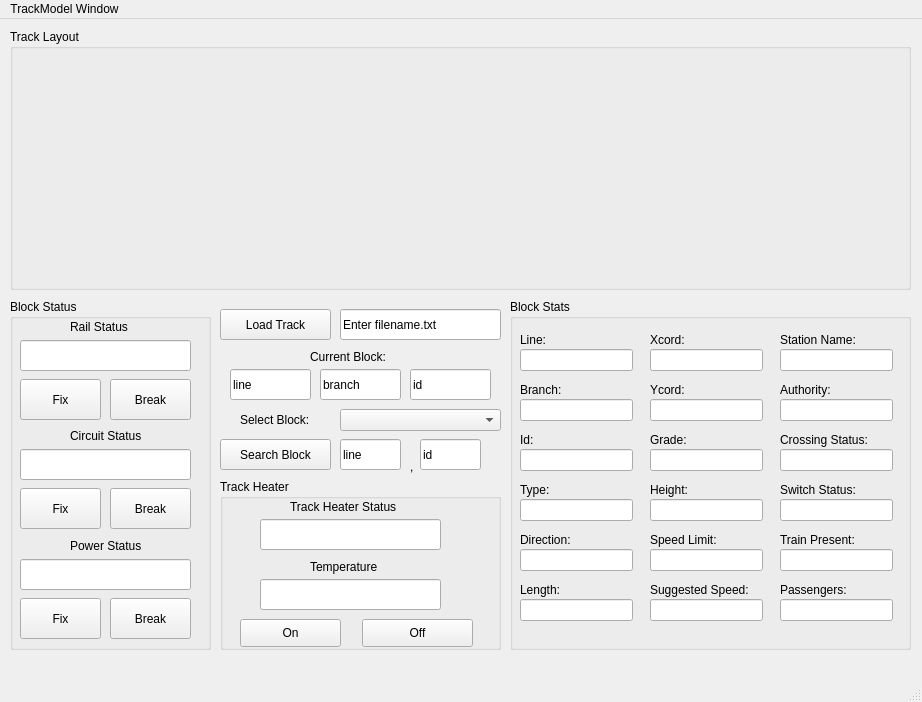
<?xml version="1.0" encoding="UTF-8"?>
<ui version="4.0">
 <class>TrackModel</class>
 <widget class="QMainWindow" name="TrackModel">
  <property name="geometry">
   <rect>
    <x>0</x>
    <y>0</y>
    <width>922</width>
    <height>702</height>
   </rect>
  </property>
  <property name="windowTitle">
   <string>TrackModel</string>
  </property>
  <widget class="QWidget" name="centralwidget">
   <widget class="QGroupBox" name="trackLayoutGroupBox">
    <property name="geometry">
     <rect>
      <x>10</x>
      <y>10</y>
      <width>901</width>
      <height>261</height>
     </rect>
    </property>
    <property name="title">
     <string>Track Layout</string>
    </property>
   </widget>
   <widget class="QGroupBox" name="blockStatusGroupBox">
    <property name="geometry">
     <rect>
      <x>10</x>
      <y>280</y>
      <width>201</width>
      <height>351</height>
     </rect>
    </property>
    <property name="title">
     <string>Block Status</string>
    </property>
    <widget class="QPushButton" name="railStatusFixButton">
     <property name="geometry">
      <rect>
       <x>10</x>
       <y>80</y>
       <width>81</width>
       <height>41</height>
      </rect>
     </property>
     <property name="text">
      <string>Fix</string>
     </property>
    </widget>
    <widget class="QPushButton" name="railStatusBreakButton">
     <property name="geometry">
      <rect>
       <x>100</x>
       <y>80</y>
       <width>81</width>
       <height>41</height>
      </rect>
     </property>
     <property name="text">
      <string>Break</string>
     </property>
    </widget>
    <widget class="QLabel" name="railStatusLabel">
     <property name="geometry">
      <rect>
       <x>60</x>
       <y>20</y>
       <width>71</width>
       <height>16</height>
      </rect>
     </property>
     <property name="text">
      <string>Rail Status</string>
     </property>
    </widget>
    <widget class="QLineEdit" name="railStatusTextBox">
     <property name="geometry">
      <rect>
       <x>10</x>
       <y>41</y>
       <width>171</width>
       <height>31</height>
      </rect>
     </property>
     <property name="text">
      <string/>
     </property>
    </widget>
    <widget class="QPushButton" name="circuitStatusFix">
     <property name="geometry">
      <rect>
       <x>10</x>
       <y>189</y>
       <width>81</width>
       <height>41</height>
      </rect>
     </property>
     <property name="text">
      <string>Fix</string>
     </property>
    </widget>
    <widget class="QLabel" name="circuitStatusLabel">
     <property name="geometry">
      <rect>
       <x>60</x>
       <y>129</y>
       <width>81</width>
       <height>16</height>
      </rect>
     </property>
     <property name="text">
      <string>Circuit Status</string>
     </property>
    </widget>
    <widget class="QPushButton" name="circuitStatusBreak">
     <property name="geometry">
      <rect>
       <x>100</x>
       <y>189</y>
       <width>81</width>
       <height>41</height>
      </rect>
     </property>
     <property name="text">
      <string>Break</string>
     </property>
    </widget>
    <widget class="QLineEdit" name="circuitStatusTextBox">
     <property name="geometry">
      <rect>
       <x>10</x>
       <y>150</y>
       <width>171</width>
       <height>31</height>
      </rect>
     </property>
     <property name="text">
      <string/>
     </property>
    </widget>
    <widget class="QLineEdit" name="powerStatusTextBox">
     <property name="geometry">
      <rect>
       <x>10</x>
       <y>260</y>
       <width>171</width>
       <height>31</height>
      </rect>
     </property>
     <property name="text">
      <string/>
     </property>
    </widget>
    <widget class="QPushButton" name="powerStatusBreak">
     <property name="geometry">
      <rect>
       <x>100</x>
       <y>299</y>
       <width>81</width>
       <height>41</height>
      </rect>
     </property>
     <property name="text">
      <string>Break</string>
     </property>
    </widget>
    <widget class="QLabel" name="powerStatusLabel">
     <property name="geometry">
      <rect>
       <x>60</x>
       <y>239</y>
       <width>81</width>
       <height>16</height>
      </rect>
     </property>
     <property name="text">
      <string>Power Status</string>
     </property>
    </widget>
    <widget class="QPushButton" name="powerStatusFix">
     <property name="geometry">
      <rect>
       <x>10</x>
       <y>299</y>
       <width>81</width>
       <height>41</height>
      </rect>
     </property>
     <property name="text">
      <string>Fix</string>
     </property>
    </widget>
   </widget>
   <widget class="QPushButton" name="loadTrackButton">
    <property name="geometry">
     <rect>
      <x>220</x>
      <y>290</y>
      <width>111</width>
      <height>31</height>
     </rect>
    </property>
    <property name="text">
     <string>Load Track</string>
    </property>
   </widget>
   <widget class="QPushButton" name="searchBlockButton">
    <property name="geometry">
     <rect>
      <x>220</x>
      <y>420</y>
      <width>111</width>
      <height>31</height>
     </rect>
    </property>
    <property name="text">
     <string>Search Block</string>
    </property>
   </widget>
   <widget class="QLineEdit" name="loadTrackTextBox">
    <property name="geometry">
     <rect>
      <x>340</x>
      <y>290</y>
      <width>161</width>
      <height>31</height>
     </rect>
    </property>
    <property name="text">
     <string>Enter filename.txt</string>
    </property>
   </widget>
   <widget class="QLineEdit" name="searchBlockTextBoxLine">
    <property name="geometry">
     <rect>
      <x>340</x>
      <y>420</y>
      <width>61</width>
      <height>31</height>
     </rect>
    </property>
    <property name="text">
     <string>line</string>
    </property>
   </widget>
   <widget class="QLabel" name="currentBlockLabel">
    <property name="geometry">
     <rect>
      <x>310</x>
      <y>330</y>
      <width>141</width>
      <height>16</height>
     </rect>
    </property>
    <property name="text">
     <string>Current Block:</string>
    </property>
   </widget>
   <widget class="QLineEdit" name="currentBlockTextBoxLine">
    <property name="geometry">
     <rect>
      <x>230</x>
      <y>350</y>
      <width>81</width>
      <height>31</height>
     </rect>
    </property>
    <property name="text">
     <string>line</string>
    </property>
   </widget>
   <widget class="QLabel" name="selectBlockLabel">
    <property name="geometry">
     <rect>
      <x>240</x>
      <y>390</y>
      <width>91</width>
      <height>21</height>
     </rect>
    </property>
    <property name="text">
     <string>Select Block:</string>
    </property>
   </widget>
   <widget class="QComboBox" name="selectBlockDropdownBox">
    <property name="geometry">
     <rect>
      <x>340</x>
      <y>390</y>
      <width>161</width>
      <height>22</height>
     </rect>
    </property>
   </widget>
   <widget class="QGroupBox" name="trackHeaterGroupBox">
    <property name="geometry">
     <rect>
      <x>220</x>
      <y>460</y>
      <width>281</width>
      <height>171</height>
     </rect>
    </property>
    <property name="title">
     <string>Track Heater</string>
    </property>
    <widget class="QLabel" name="trackHeaterStatusLabel">
     <property name="geometry">
      <rect>
       <x>70</x>
       <y>20</y>
       <width>121</width>
       <height>16</height>
      </rect>
     </property>
     <property name="text">
      <string>Track Heater Status</string>
     </property>
    </widget>
    <widget class="QLineEdit" name="trackHeaterStatusTextBox">
     <property name="geometry">
      <rect>
       <x>40</x>
       <y>40</y>
       <width>181</width>
       <height>31</height>
      </rect>
     </property>
     <property name="text">
      <string/>
     </property>
    </widget>
    <widget class="QLabel" name="trackHeaterTemperatureLabel">
     <property name="geometry">
      <rect>
       <x>90</x>
       <y>80</y>
       <width>121</width>
       <height>16</height>
      </rect>
     </property>
     <property name="text">
      <string>Temperature</string>
     </property>
    </widget>
    <widget class="QLineEdit" name="trackHeaterTemperatureTextBox">
     <property name="geometry">
      <rect>
       <x>40</x>
       <y>100</y>
       <width>181</width>
       <height>31</height>
      </rect>
     </property>
     <property name="text">
      <string/>
     </property>
    </widget>
    <widget class="QPushButton" name="trackHeaterOnButton">
     <property name="geometry">
      <rect>
       <x>20</x>
       <y>140</y>
       <width>101</width>
       <height>28</height>
      </rect>
     </property>
     <property name="text">
      <string>On</string>
     </property>
    </widget>
    <widget class="QPushButton" name="trackHeaterOffButton">
     <property name="geometry">
      <rect>
       <x>142</x>
       <y>140</y>
       <width>111</width>
       <height>28</height>
      </rect>
     </property>
     <property name="text">
      <string>Off</string>
     </property>
    </widget>
   </widget>
   <widget class="QGroupBox" name="groupBox">
    <property name="geometry">
     <rect>
      <x>510</x>
      <y>280</y>
      <width>401</width>
      <height>351</height>
     </rect>
    </property>
    <property name="title">
     <string>Block Stats</string>
    </property>
    <widget class="QLabel" name="lineLabel">
     <property name="geometry">
      <rect>
       <x>10</x>
       <y>30</y>
       <width>55</width>
       <height>21</height>
      </rect>
     </property>
     <property name="text">
      <string>Line:</string>
     </property>
    </widget>
    <widget class="QLineEdit" name="lineTextBox">
     <property name="geometry">
      <rect>
       <x>10</x>
       <y>50</y>
       <width>113</width>
       <height>22</height>
      </rect>
     </property>
    </widget>
    <widget class="QLabel" name="branchLabel">
     <property name="geometry">
      <rect>
       <x>10</x>
       <y>80</y>
       <width>55</width>
       <height>21</height>
      </rect>
     </property>
     <property name="text">
      <string>Branch:</string>
     </property>
    </widget>
    <widget class="QLineEdit" name="branchTextBox">
     <property name="geometry">
      <rect>
       <x>10</x>
       <y>100</y>
       <width>113</width>
       <height>22</height>
      </rect>
     </property>
    </widget>
    <widget class="QLabel" name="idLabel">
     <property name="geometry">
      <rect>
       <x>10</x>
       <y>130</y>
       <width>55</width>
       <height>21</height>
      </rect>
     </property>
     <property name="text">
      <string>Id:</string>
     </property>
    </widget>
    <widget class="QLineEdit" name="idTextBox">
     <property name="geometry">
      <rect>
       <x>10</x>
       <y>150</y>
       <width>113</width>
       <height>22</height>
      </rect>
     </property>
    </widget>
    <widget class="QLineEdit" name="typeTextBox">
     <property name="geometry">
      <rect>
       <x>10</x>
       <y>200</y>
       <width>113</width>
       <height>22</height>
      </rect>
     </property>
    </widget>
    <widget class="QLabel" name="typeLabel">
     <property name="geometry">
      <rect>
       <x>10</x>
       <y>180</y>
       <width>55</width>
       <height>21</height>
      </rect>
     </property>
     <property name="text">
      <string>Type:</string>
     </property>
    </widget>
    <widget class="QLabel" name="directionLabel">
     <property name="geometry">
      <rect>
       <x>10</x>
       <y>230</y>
       <width>55</width>
       <height>21</height>
      </rect>
     </property>
     <property name="text">
      <string>Direction:</string>
     </property>
    </widget>
    <widget class="QLineEdit" name="directionTextBox">
     <property name="geometry">
      <rect>
       <x>10</x>
       <y>250</y>
       <width>113</width>
       <height>22</height>
      </rect>
     </property>
    </widget>
    <widget class="QLineEdit" name="lengthTextBox">
     <property name="geometry">
      <rect>
       <x>10</x>
       <y>300</y>
       <width>113</width>
       <height>22</height>
      </rect>
     </property>
    </widget>
    <widget class="QLabel" name="lengthLabel">
     <property name="geometry">
      <rect>
       <x>10</x>
       <y>280</y>
       <width>55</width>
       <height>21</height>
      </rect>
     </property>
     <property name="text">
      <string>Length:</string>
     </property>
    </widget>
    <widget class="QLineEdit" name="gradeTextBox">
     <property name="geometry">
      <rect>
       <x>140</x>
       <y>150</y>
       <width>113</width>
       <height>22</height>
      </rect>
     </property>
    </widget>
    <widget class="QLabel" name="heightLabel">
     <property name="geometry">
      <rect>
       <x>140</x>
       <y>180</y>
       <width>55</width>
       <height>21</height>
      </rect>
     </property>
     <property name="text">
      <string>Height:</string>
     </property>
    </widget>
    <widget class="QLabel" name="xCordLabel">
     <property name="geometry">
      <rect>
       <x>140</x>
       <y>30</y>
       <width>55</width>
       <height>21</height>
      </rect>
     </property>
     <property name="text">
      <string>Xcord:</string>
     </property>
    </widget>
    <widget class="QLineEdit" name="xCordTextBox">
     <property name="geometry">
      <rect>
       <x>140</x>
       <y>50</y>
       <width>113</width>
       <height>22</height>
      </rect>
     </property>
    </widget>
    <widget class="QLabel" name="suggestedSpeedLabel">
     <property name="geometry">
      <rect>
       <x>140</x>
       <y>280</y>
       <width>111</width>
       <height>21</height>
      </rect>
     </property>
     <property name="text">
      <string>Suggested Speed:</string>
     </property>
    </widget>
    <widget class="QLabel" name="yCordLabel">
     <property name="geometry">
      <rect>
       <x>140</x>
       <y>80</y>
       <width>55</width>
       <height>21</height>
      </rect>
     </property>
     <property name="text">
      <string>Ycord:</string>
     </property>
    </widget>
    <widget class="QLineEdit" name="yCordTextBox">
     <property name="geometry">
      <rect>
       <x>140</x>
       <y>100</y>
       <width>113</width>
       <height>22</height>
      </rect>
     </property>
    </widget>
    <widget class="QLineEdit" name="suggestedSpeedTextBox">
     <property name="geometry">
      <rect>
       <x>140</x>
       <y>300</y>
       <width>113</width>
       <height>22</height>
      </rect>
     </property>
    </widget>
    <widget class="QLineEdit" name="heightTextBox">
     <property name="geometry">
      <rect>
       <x>140</x>
       <y>200</y>
       <width>113</width>
       <height>22</height>
      </rect>
     </property>
    </widget>
    <widget class="QLineEdit" name="speedLimitTextBox">
     <property name="geometry">
      <rect>
       <x>140</x>
       <y>250</y>
       <width>113</width>
       <height>22</height>
      </rect>
     </property>
    </widget>
    <widget class="QLabel" name="speedLimitLabel">
     <property name="geometry">
      <rect>
       <x>140</x>
       <y>230</y>
       <width>81</width>
       <height>21</height>
      </rect>
     </property>
     <property name="text">
      <string>Speed Limit:</string>
     </property>
    </widget>
    <widget class="QLabel" name="gradeLabel">
     <property name="geometry">
      <rect>
       <x>140</x>
       <y>130</y>
       <width>55</width>
       <height>21</height>
      </rect>
     </property>
     <property name="text">
      <string>Grade:</string>
     </property>
    </widget>
    <widget class="QLabel" name="crossingStatusLabel">
     <property name="geometry">
      <rect>
       <x>270</x>
       <y>130</y>
       <width>111</width>
       <height>21</height>
      </rect>
     </property>
     <property name="text">
      <string>Crossing Status:</string>
     </property>
    </widget>
    <widget class="QLabel" name="switchStatusLabel">
     <property name="geometry">
      <rect>
       <x>270</x>
       <y>180</y>
       <width>111</width>
       <height>21</height>
      </rect>
     </property>
     <property name="text">
      <string>Switch Status:</string>
     </property>
    </widget>
    <widget class="QLineEdit" name="switchStatusTextBox">
     <property name="geometry">
      <rect>
       <x>270</x>
       <y>200</y>
       <width>113</width>
       <height>22</height>
      </rect>
     </property>
    </widget>
    <widget class="QLineEdit" name="passengersTextBox">
     <property name="geometry">
      <rect>
       <x>270</x>
       <y>300</y>
       <width>113</width>
       <height>22</height>
      </rect>
     </property>
    </widget>
    <widget class="QLineEdit" name="trainPresentTextBox">
     <property name="geometry">
      <rect>
       <x>270</x>
       <y>250</y>
       <width>113</width>
       <height>22</height>
      </rect>
     </property>
    </widget>
    <widget class="QLabel" name="trainPresentLabel">
     <property name="geometry">
      <rect>
       <x>270</x>
       <y>230</y>
       <width>111</width>
       <height>21</height>
      </rect>
     </property>
     <property name="text">
      <string>Train Present:</string>
     </property>
    </widget>
    <widget class="QLabel" name="passengersLabel">
     <property name="geometry">
      <rect>
       <x>270</x>
       <y>280</y>
       <width>101</width>
       <height>21</height>
      </rect>
     </property>
     <property name="text">
      <string>Passengers:</string>
     </property>
    </widget>
    <widget class="QLabel" name="stationNameLabel">
     <property name="geometry">
      <rect>
       <x>270</x>
       <y>30</y>
       <width>101</width>
       <height>21</height>
      </rect>
     </property>
     <property name="text">
      <string>Station Name:</string>
     </property>
    </widget>
    <widget class="QLineEdit" name="stationNameTextBox">
     <property name="geometry">
      <rect>
       <x>270</x>
       <y>50</y>
       <width>113</width>
       <height>22</height>
      </rect>
     </property>
    </widget>
    <widget class="QLabel" name="authorityLabel">
     <property name="geometry">
      <rect>
       <x>270</x>
       <y>80</y>
       <width>55</width>
       <height>21</height>
      </rect>
     </property>
     <property name="text">
      <string>Authority:</string>
     </property>
    </widget>
    <widget class="QLineEdit" name="authorityTextBox">
     <property name="geometry">
      <rect>
       <x>270</x>
       <y>100</y>
       <width>113</width>
       <height>22</height>
      </rect>
     </property>
    </widget>
    <widget class="QLineEdit" name="crossingStatusTextBox">
     <property name="geometry">
      <rect>
       <x>270</x>
       <y>150</y>
       <width>113</width>
       <height>22</height>
      </rect>
     </property>
    </widget>
   </widget>
   <widget class="QLineEdit" name="searchBlockTextBoxId">
    <property name="geometry">
     <rect>
      <x>420</x>
      <y>420</y>
      <width>61</width>
      <height>31</height>
     </rect>
    </property>
    <property name="text">
     <string>id</string>
    </property>
   </widget>
   <widget class="QLabel" name="searchBlockCommaLabel">
    <property name="geometry">
     <rect>
      <x>410</x>
      <y>440</y>
      <width>55</width>
      <height>16</height>
     </rect>
    </property>
    <property name="text">
     <string>,</string>
    </property>
   </widget>
   <widget class="QLineEdit" name="currentBlockTextBoxBranch">
    <property name="geometry">
     <rect>
      <x>320</x>
      <y>350</y>
      <width>81</width>
      <height>31</height>
     </rect>
    </property>
    <property name="text">
     <string>branch</string>
    </property>
   </widget>
   <widget class="QLineEdit" name="currentBlockTextBoxId">
    <property name="geometry">
     <rect>
      <x>410</x>
      <y>350</y>
      <width>81</width>
      <height>31</height>
     </rect>
    </property>
    <property name="text">
     <string>id</string>
    </property>
   </widget>
  </widget>
  <widget class="QStatusBar" name="statusbar"/>
  <widget class="QMenuBar" name="menubar">
   <property name="geometry">
    <rect>
     <x>0</x>
     <y>0</y>
     <width>922</width>
     <height>26</height>
    </rect>
   </property>
   <widget class="QMenu" name="menuTrackModel">
    <property name="title">
     <string>TrackModel Window</string>
    </property>
   </widget>
   <addaction name="menuTrackModel"/>
  </widget>
 </widget>
 <resources/>
 <connections/>
</ui>
